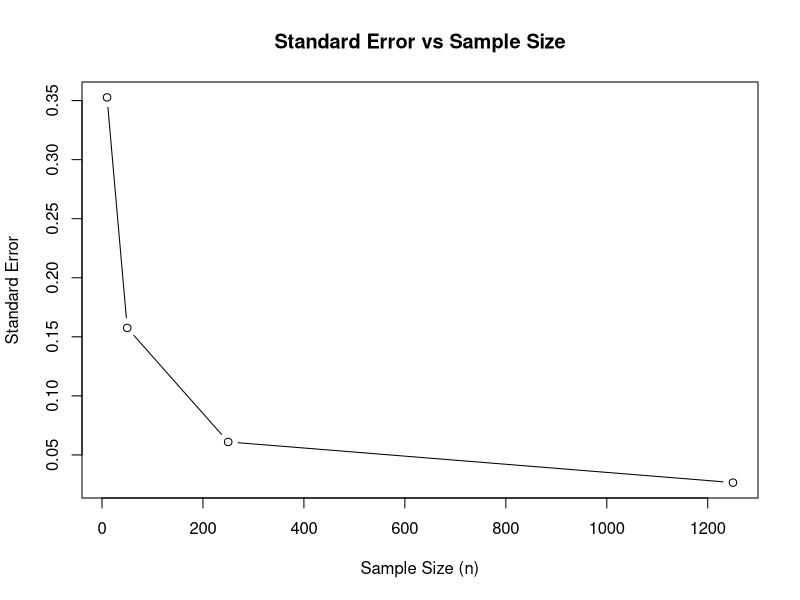
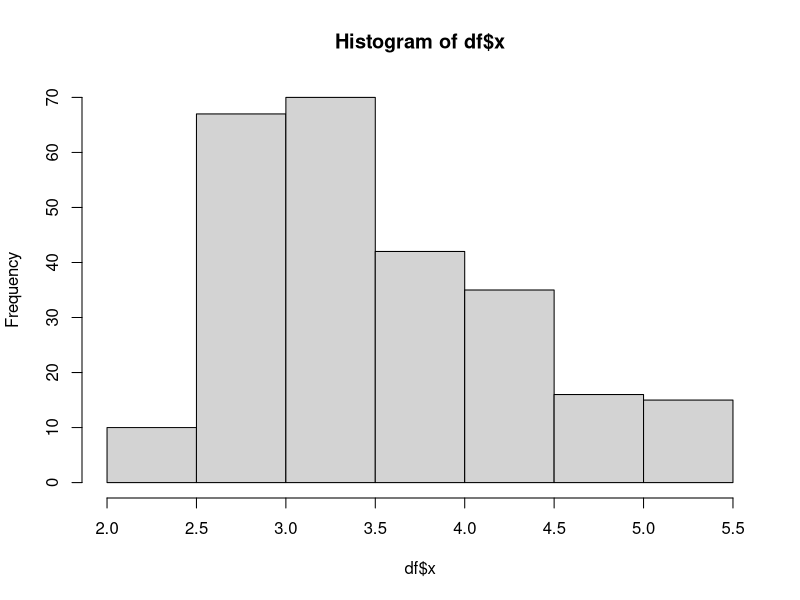
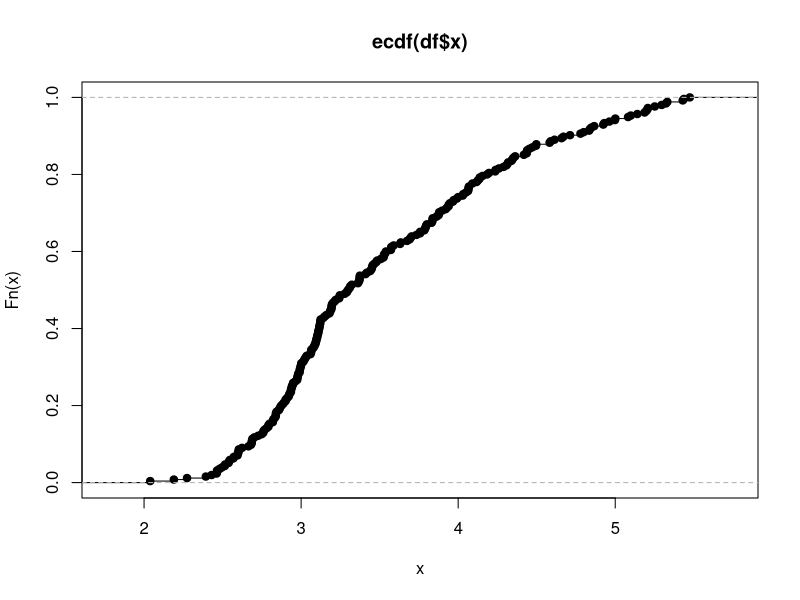

Here is the R script that generated these plots, in order: (Note: this script raises an error after producing the figures.)
# Generating data and calculating standard errors
sample_sizes <- c(10, 50, 250, 1250)
standard_errors <- numeric(length(sample_sizes))

for (i in seq_along(sample_sizes)) {
  data <- rnorm(sample_sizes[i], 0, 1)
  q <- quantile(data, c(0.25, 0.75))
  IQR <- q[2] - q[1]
  standard_errors[i] <- IQR / (1.349 * sqrt(length(data)))
}

# Creating a table
result_table <- data.frame(Sample_Size = sample_sizes, Standard_Error = standard_errors)
print(result_table)

# Creating a plot
plot(sample_sizes, standard_errors, type = "b", 
     xlab = "Sample Size (n)", ylab = "Standard Error",
     main = "Standard Error vs Sample Size")

df=read.csv('weirddata.csv')
head(df)

hist(df$x)
e=ecdf(df$x)
e
plot(e)

shapiro.test(df$x)
ad.test(df$x)
pearson.test(df$x)

calculate_QG <- function(data) {
  q1 <- quantile(data, 0.25) 
  q3 <- quantile(data, 0.75)  
  
  QG <- sqrt(q1 * q3)  
  
  return(QG)
}


calculate_QG(df$x)



num_bootstraps <- 100  
x_values=df$x
# Create an empty vector to store the bootstrap QG values
bootstrap_results <- numeric(num_bootstraps)

# Perform bootstrap resampling and calculate QG for each sample
for (i in 1:num_bootstraps) {
  # Resample with replacement from the 'x' column
  resampled_data <- sample(x_values, replace = TRUE)
  
  # Calculate QG for the resampled data
  QG_bootstrap <- calculate_QG(resampled_data)
  
  # Store the QG value in the results vector
  bootstrap_results[i] <- QG_bootstrap
}

# Calculate the confidence interval using quantiles
confidence_interval <- quantile(bootstrap_results, c(0.025, 0.975))

# Print the 95% confidence interval
print(confidence_interval)
